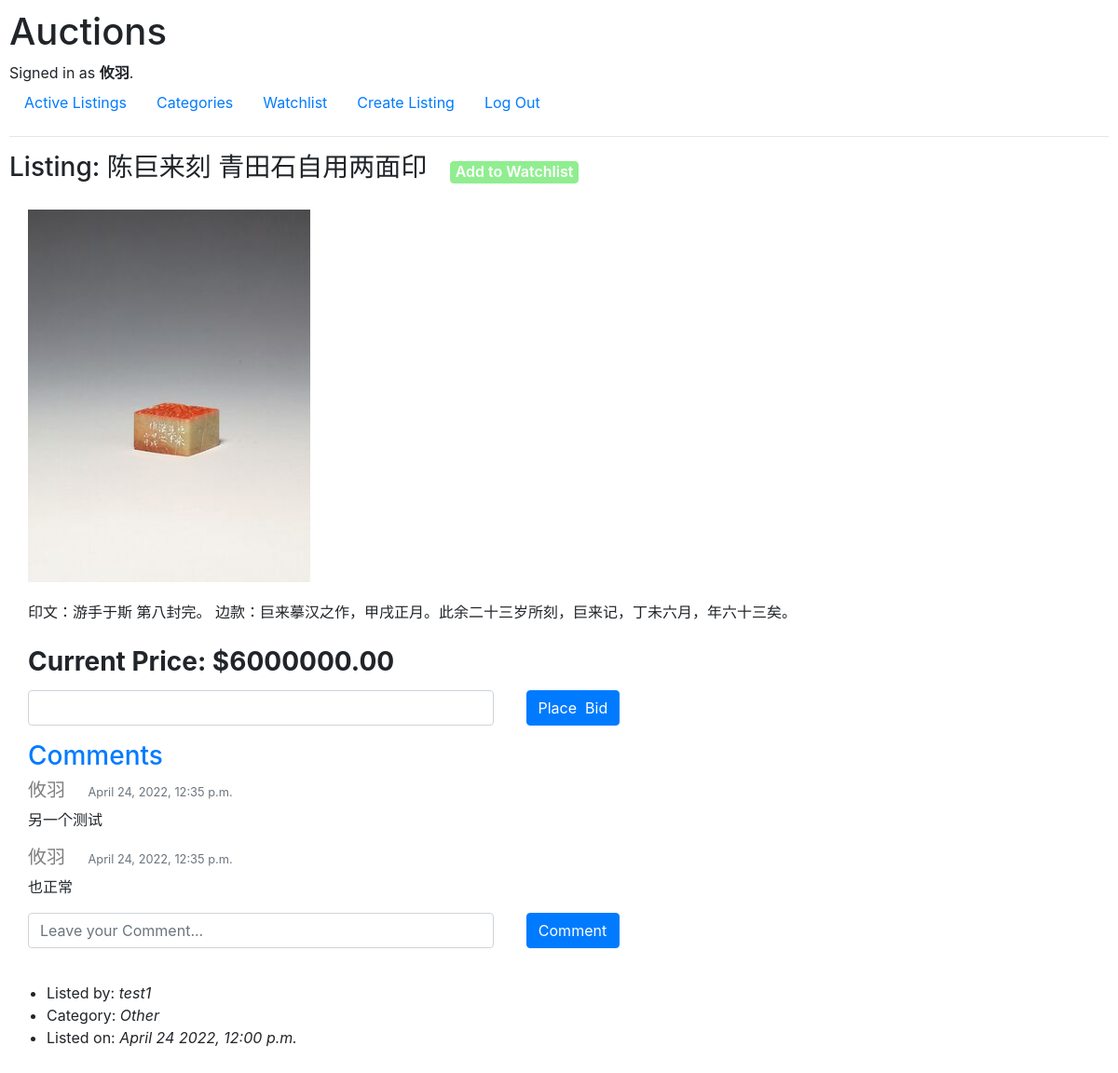
Page /listings/2/ (signed in) on the committed database.
### auctions/models.py (models this page shows)
class User(AbstractUser):
    pass

class AuctionsListings(models.Model):
    title = models.CharField(max_length=128)
    description = models.TextField()
    price = models.DecimalField(decimal_places=2, max_digits=15)
    image = models.ImageField(null=True,blank=True)
    imgURL = models.URLField(blank= True);
    uid = models.ForeignKey(User, on_delete=models.CASCADE)
    active = models.BooleanField(default=True)
    category = models.CharField(max_length=64,default="Other")
    timestamp = models.DateTimeField(auto_now_add=True, null=True)

class Comments(models.Model):
    aid = models.ForeignKey(AuctionsListings, on_delete=models.CASCADE)
    uid = models.ForeignKey(User, on_delete=models.CASCADE)
    content = models.TextField()
    timestamp = models.DateTimeField(auto_now_add=True, null=True)

### auctions/views.py (the view)
# urls.py: path("listings/<int:auction_id>/", views.listings, name="listings"),
def listings(request, auction_id):
    data = AuctionsListings.objects.filter(id = auction_id)
    comments = Comments.objects.filter(aid = auction_id)
    if request.user.is_authenticated:
        added = Watchlist.objects.filter(uid=request.user, aid=auction_id)
        if request.user == data[0].uid:
            creator = True
        else:
            creator = False
    else:
        added = False
        creator = False
    return render (request, "auctions/detail.html", {
        "data": data[0],
        "added": added,
        "creator":creator,
        "comments":comments
        })

### auctions/templates/auctions/detail.html (shortened to what this page needs)
{% extends "auctions/layout.html" %}
{% block body %}
    <div class="inline">
        <h3>
            Listing: {{data.title}}
        </h3>
    </div>
    {% if data.active %}
        {% if user.is_authenticated %}
            <div class="inline leftblank"">
                <form action="/add_watchlist/{{ data.id }}">
                    {% if added %}
                        <input class="btn btn_watch remove" type="submit" value="Remove from Watchlist" />
                        {% else %}
                        <input class="btn btn_watch add" type="submit" value="Add to Watchlist" />
                    {% endif %}
                </form>
            </div>
        {% endif %}
    {% endif %}
    <div class="leftblank">
        <div style="margin-top: 20px;"><img class="imgminsize" src="{{ data.imgURL }}" alt="{{ data.title }}"/> </div>
        <div style="margin:20px 0;">{{ data.description }}</div>
        {% if data.active %}
            <div class="price"><strong>Current Price: ${% firstof data.highest_bid|floatformat:"2" data.price %}</strong></div>
            {% if user.is_authenticated %}
            <form action="{% url 'add_bid' data.id %}" method="POST">
                    <div class="form-group inline">
                        <input autofocus class="form-control" type="number" min={{data.price}} name="price" required style="width: 500px"/>
                    </div>
                    <input class="btn btn-primary btn_bid_comment"  type="submit" value="Place  Bid" />
            </form>
                {% else %}
                <p class="card-text">Please <em><a href="{% url 'login' %}">Log In</a></em> to Bid.</p>
            {% endif %}
            {% else %}
            <div class="price"><strong>Auction Price: ${% firstof data.highest_bid|floatformat:"2" data.price %}</strong></div>
            <div class="price"><strong>Winner: {{ winner }}</strong></div>
        {% endif %}
    </div>
    <div class="leftblank">
        <div>
            <h3 class="text-primary">Comments</h3>
            {% for comment in comments %}
                <div>
                    <h5 class="inline" style="color: gray;">{{ comment.uid }}</h5>
                    <span class="text-muted inline leftblank"><small>{{ comment.timestamp }}</small></span>
                    <p>{{ comment.content }}</p>
                </div>
            {% empty %}
                <p>No comments yet.</p>
            {% endfor %}
        </div>
        {% if data.active %}
            {% if user.is_authenticated %}
            <form action="{% url 'add_comment' data.id %}" method="POST">
                <div class="form-group inline">
                    <input autofocus class="form-control" type="text" placeholder="Leave your Comment..." name="content" required style="width: 500px"/>
                </div>
                    <input class="btn btn-primary btn_bid_comment" type="submit" value="Comment"/>
            </form>
                {% else %}
                <p class="card-text">Please <em><a href="{% url 'login' %}">Log In</a></em> to Comment.</p>
            {% endif %}
        {% endif %}
    </div>
    <div style="margin-top: 20px;">
        <ul>
            <li>Listed by: <em>{{ data.uid }}</em></li>
            <li>Category: <em>{{ data.category|capfirst }}</em></li>
            <li>Listed on: <em>{{ data.timestamp|date:"F j Y, h:i a" }}</em></li>
        </ul>
    </div>
{% endblock %}

### auctions/templates/auctions/layout.html (shortened to what this page needs)
{% load static %}
<!DOCTYPE html>
<html lang="en">
    <head>
        <link rel="stylesheet" href="https://stackpath.bootstrapcdn.com/bootstrap/4.4.1/css/bootstrap.min.css">
        <link href="{% static 'auctions/styles.css' %}" rel="stylesheet">
    </head>
    <body>
        <h1>Auctions</h1>
        <div>
            {% if user.is_authenticated %}
                Signed in as <strong>{{ user.username }}</strong>.
            {% else %}
                Not signed in.
            {% endif %}
        </div>
        <ul class="nav">
            <li class="nav-item">
                <a class="nav-link" href="{% url 'index' %}">Active Listings</a>
            </li>
            <li class="nav-item">
                <a class="nav-link" href="{% url 'categories' %}">Categories</a>
            </li>
            {% if user.is_authenticated %}
                <li class="nav-item">
                    <a class="nav-link" href="{% url 'watchlist' %}">Watchlist</a>
                </li>
                <li class="nav-item">
                    <a class="nav-link" href="{% url 'create_listing' %}">Create Listing</a>
                </li>
                <li class="nav-item">
                    <a class="nav-link" href="{% url 'logout' %}">Log Out</a>
                </li>
            {% endif %}
        </ul>
        <hr>
        {% block body %}
        {% endblock %}
    </body>
</html>

### auctions/static/auctions/styles.css (style rules this page uses)
body { padding: 10px; }

### auctions/templates/auctions/detail.html (style rules this page uses)
.inline { display: inline-block; }
.leftblank { margin-left: 20px; }
.btn_watch { height: 24px; padding: 0 5px; color: #FFF; line-height: 15px; font-size: 16px; font-weight: 600; }
.add { background-color: lightgreen; border-color: lightgreen; }
.imgminsize { min-height: 300px; min-width: 400; }
.btn_bid_comment { width: 100px; margin-left: 30px; vertical-align: top; }
.price { margin-bottom: 10px; font-size: 28px; }

### rows in the picture
User: username "攸羽"
AuctionsListings: title "陈巨来刻 青田石自用两面印", imgURL (picture), description "印文：游手于斯 第八封完。 边款：巨来摹汉之作，甲戌正月。此余二十三岁所刻，巨来记，丁未六月，年六十三矣。", price "6000000.00", uid "test1", category "Other", timestamp "April 24 2022, 12:00 p.m."
Comments: uid "攸羽", timestamp "April 24, 2022, 12:35 p.m.", content "另一个测试"
Comments: uid "攸羽", timestamp "April 24, 2022, 12:35 p.m.", content "也正常"
